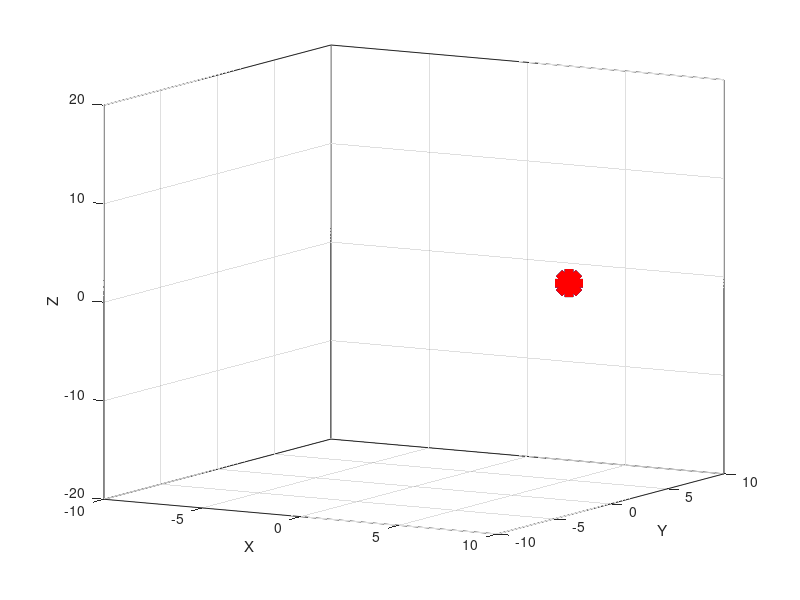

Reproduce this figure in MATLAB.
x1=input('x1=');
x2=input('x2=');
x3=input('x3=');
y1=input('y1=');
y2=input('y2=');
y3=input('y3=');
z1=input('z1=');
z2=input('z2=');
z3=input('z3=');
a=[x1 y1 z1]
b=[x2 y2 z2]
c=[x3 y3 z3]
i1=x2-x1;
i2=x3-x1;
j1=y2-y1;
j2=y3-y1;
k1=z2-z1;
k2=z3-z1;
p1=[i1 j1 k1]
p2=[i2 j2 k2]
S=dot(p1,p2)/2
line([x1,y1,z1],[x2,y2,z2],'LineWidth',20,'Color','g','marker','*')
hold on;
line([x2,y2,z2],[x3,y3,z3],'LineWidth',20,'Color','b','marker','*')
hold on;
line([x1,y1,z1],[x3,y3,z3],'LineWidth',20,'Color','r','marker','*')
hold on;
set(gca,'xlim',[-10 10]);
set(gca,'ylim',[-10 10]);
set(gca,'zlim',[-20 20]);
set(gca,'View',[30 10],'box','on');
xlabel('X');
ylabel('Y');
zlabel('Z');
grid on;